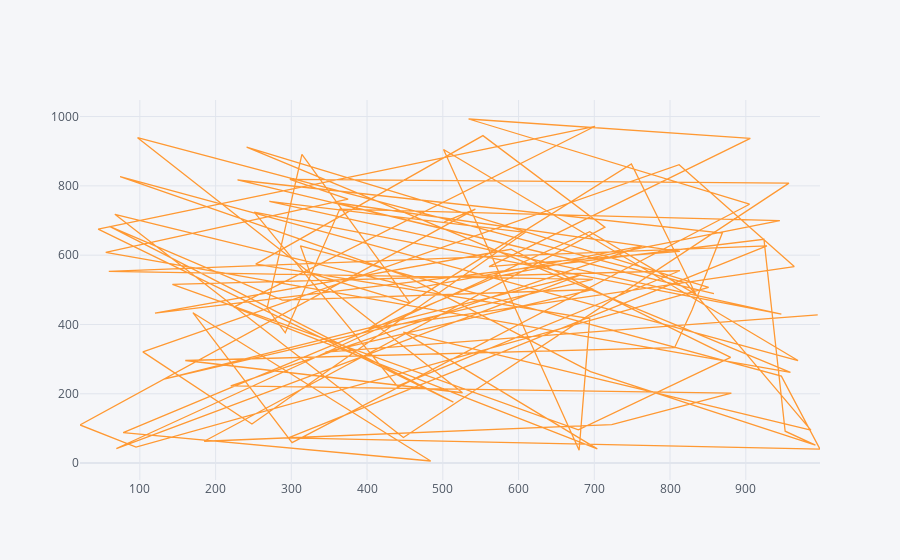

Notebook cell for this chart:
### Code cell
df.iplot(kind= 'scatter', x= 'A', y= 'B')

### Figure 1 — Plotly figure (JSON) as saved in the notebook; plotly's stock layout.template omitted (floating-point values rounded to 4 significant figures)
{"data": [{"line": {"color": "rgba(255, 153, 51, 1.0)", "dash": "solid", "shape": "linear", "width": 1.3}, "mode": "lines", "name": "B", "text": "", "type": "scatter", "x": [502, 543, 21, 95, 851, 241, 959, 55, 375, 298, 957, 448, 67, 465, 763, 220, 881, 723, 185, 714, 553, 253, 694, 680, 501, 969, 74, 451, 695, 992, 952, 924, 120, 590, 880, 679, 143, 813, 440, 251, 947, 271, 609, 248, 104, 812, 964, 402, 749, 834, 694, 69, 682, 132, 698, 59, 928, 296, 998, 947, 312, 325, 457, 314, 268, 292, 364, 945, 572, 78, 484, 170, 301, 905, 534, 906, 561, 813, 357, 858, 229, 869, 829, 806, 160, 526, 97, 821, 986, 448, 704, 224, 701, 45, 514, 60, 288, 699, 345, 995], "y": [696, 733, 110, 46, 507, 912, 262, 608, 762, 819, 808, 74, 718, 505, 626, 223, 202, 111, 63, 681, 945, 574, 417, 37, 905, 296, 827, 540, 264, 52, 92, 646, 433, 617, 305, 96, 516, 555, 222, 724, 430, 755, 666, 113, 321, 861, 567, 388, 863, 487, 668, 42, 543, 242, 530, 553, 627, 73, 40, 251, 627, 548, 461, 891, 447, 376, 733, 700, 539, 88, 6, 434, 59, 747, 993, 937, 567, 611, 752, 489, 817, 664, 442, 333, 296, 203, 939, 520, 95, 378, 41, 450, 972, 675, 176, 683, 470, 501, 320, 428]}], "layout": {"legend": {"bgcolor": "#F5F6F9", "font": {"color": "#4D5663"}}, "paper_bgcolor": "#F5F6F9", "plot_bgcolor": "#F5F6F9", "title": {"font": {"color": "#4D5663"}}, "xaxis": {"gridcolor": "#E1E5ED", "showgrid": true, "tickfont": {"color": "#4D5663"}, "title": {"font": {"color": "#4D5663"}, "text": ""}, "zerolinecolor": "#E1E5ED"}, "yaxis": {"gridcolor": "#E1E5ED", "showgrid": true, "tickfont": {"color": "#4D5663"}, "title": {"font": {"color": "#4D5663"}, "text": ""}, "zerolinecolor": "#E1E5ED"}}}
